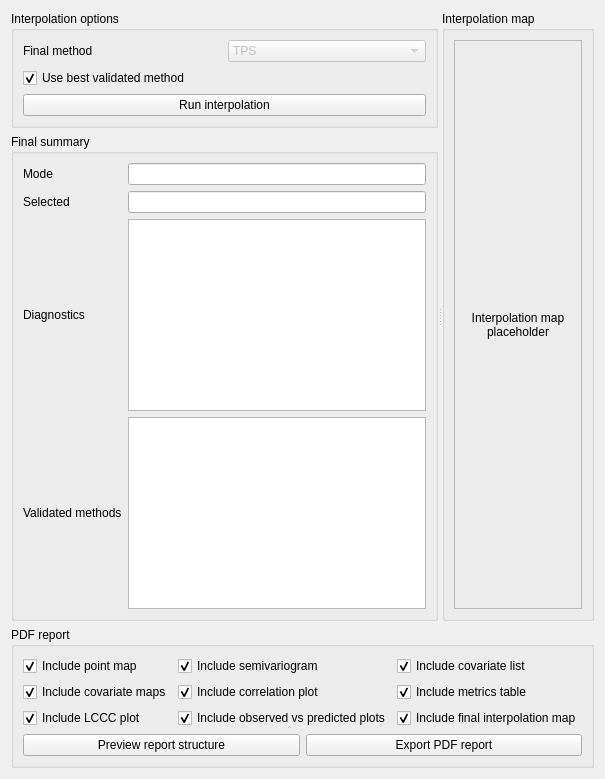
         <widget class="QWidget" name="tabFrameworkInterpolation">
          <attribute name="title">
           <string>Interpolation &amp; Report</string>
          </attribute>
          <layout class="QVBoxLayout" name="verticalLayout_frameworkInterpolation">
           <item>
            <widget class="QSplitter" name="splitterFrameworkFinalTop">
             <property name="orientation">
              <enum>Qt::Horizontal</enum>
             </property>
             <widget class="QWidget" name="pageFrameworkFinalLeft">
              <layout class="QVBoxLayout" name="verticalLayout_frameworkFinalLeft">
               <item>
                <widget class="QGroupBox" name="groupFrameworkInterpolationOptions">
                 <property name="title">
                  <string>Interpolation options</string>
                 </property>
                 <layout class="QGridLayout" name="gridLayout_frameworkInterpolationOptions">
                  <item row="0" column="0">
                   <widget class="QLabel" name="lblFrameworkFinalMethod">
                    <property name="text">
                     <string>Final method</string>
                    </property>
                   </widget>
                  </item>
                  <item row="0" column="1">
                   <widget class="QComboBox" name="cmbFrameworkFinalMethod">
                    <property name="enabled">
                     <bool>false</bool>
                    </property>
                    <item>
                     <property name="text">
                      <string>TPS</string>
                     </property>
                    </item>
                    <item>
                     <property name="text">
                      <string>IDW</string>
                     </property>
                    </item>
                    <item>
                     <property name="text">
                      <string>OK</string>
                     </property>
                    </item>
                    <item>
                     <property name="text">
                      <string>SVM</string>
                     </property>
                    </item>
                    <item>
                     <property name="text">
                      <string>RFE</string>
                     </property>
                    </item>
                    <item>
                     <property name="text">
                      <string>RK</string>
                     </property>
                    </item>
                   </widget>
                  </item>
                  <item row="1" column="0" colspan="2">
                   <widget class="QCheckBox" name="chkFrameworkUseBestMethod">
                    <property name="text">
                     <string>Use best validated method</string>
                    </property>
                    <property name="checked">
                     <bool>true</bool>
                    </property>
                   </widget>
                  </item>
                  <item row="2" column="0" colspan="2">
                   <widget class="QPushButton" name="btnFrameworkRunInterpolation">
                    <property name="text">
                     <string>Run interpolation</string>
                    </property>
                   </widget>
                  </item>
                 </layout>
                </widget>
               </item>
               <item>
                <widget class="QGroupBox" name="groupFrameworkFinalSummary">
                 <property name="title">
                  <string>Final summary</string>
                 </property>
                 <layout class="QGridLayout" name="gridLayout_frameworkFinalSummary">
                  <item row="0" column="0">
                   <widget class="QLabel" name="lblFrameworkSummaryModeTitle">
                    <property name="text">
                     <string>Mode</string>
                    </property>
                   </widget>
                  </item>
                  <item row="0" column="1">
                   <widget class="QLineEdit" name="txtFrameworkSummaryMode">
                    <property name="readOnly">
                     <bool>true</bool>
                    </property>
                   </widget>
                  </item>
                  <item row="1" column="0">
                   <widget class="QLabel" name="lblFrameworkSummaryWinnerTitle">
                    <property name="text">
                     <string>Selected</string>
                    </property>
                   </widget>
                  </item>
                  <item row="1" column="1">
                   <widget class="QLineEdit" name="txtFrameworkSummaryWinner">
                    <property name="readOnly">
                     <bool>true</bool>
                    </property>
                   </widget>
                  </item>
                  <item row="2" column="0">
                   <widget class="QLabel" name="lblFrameworkSummaryDiagnosticsTitle">
                    <property name="text">
                     <string>Diagnostics</string>
                    </property>
                   </widget>
                  </item>
                  <item row="2" column="1">
                   <widget class="QPlainTextEdit" name="txtFrameworkSummaryDiagnostics">
                    <property name="readOnly">
                     <bool>true</bool>
                    </property>
                   </widget>
                  </item>
                  <item row="3" column="0">
                   <widget class="QLabel" name="lblFrameworkSummaryMethodsTitle">
                    <property name="text">
                     <string>Validated methods</string>
                    </property>
                   </widget>
                  </item>
                  <item row="3" column="1">
                   <widget class="QPlainTextEdit" name="txtFrameworkSummaryMethods">
                    <property name="readOnly">
                     <bool>true</bool>
                    </property>
                   </widget>
                  </item>
                 </layout>
                </widget>
               </item>
              </layout>
             </widget>
             <widget class="QWidget" name="pageFrameworkFinalRight">
              <layout class="QVBoxLayout" name="verticalLayout_frameworkFinalRight">
               <item>
                <widget class="QGroupBox" name="groupFrameworkInterpolationMap">
                 <property name="title">
                  <string>Interpolation map</string>
                 </property>
                 <layout class="QVBoxLayout" name="verticalLayout_frameworkInterpolationMap">
                  <item>
                   <widget class="QFrame" name="frameFrameworkInterpolationMap">
                    <property name="frameShape">
                     <enum>QFrame::StyledPanel</enum>
                    </property>
                    <property name="frameShadow">
                     <enum>QFrame::Raised</enum>
                    </property>
                    <layout class="QVBoxLayout" name="verticalLayout_frameFrameworkInterpolationMap">
                     <item>
                      <widget class="QLabel" name="lblFrameworkInterpolationMapPlaceholder">
                       <property name="text">
                        <string>Interpolation map placeholder</string>
                       </property>
                       <property name="alignment">
                        <set>Qt::AlignCenter</set>
                       </property>
                       <property name="wordWrap">
                        <bool>true</bool>
                       </property>
                      </widget>
                     </item>
                    </layout>
                   </widget>
                  </item>
                 </layout>
                </widget>
               </item>
              </layout>
             </widget>
            </widget>
           </item>
           <item>
            <widget class="QGroupBox" name="groupFrameworkReport">
             <property name="title">
              <string>PDF report</string>
             </property>
             <layout class="QGridLayout" name="gridLayout_frameworkReport">
              <item row="0" column="0">
               <widget class="QCheckBox" name="chkFrameworkReportPointMap">
                <property name="text">
                 <string>Include point map</string>
                </property>
                <property name="checked">
                 <bool>true</bool>
                </property>
               </widget>
              </item>
              <item row="0" column="1">
               <widget class="QCheckBox" name="chkFrameworkReportSemivariogram">
                <property name="text">
                 <string>Include semivariogram</string>
                </property>
                <property name="checked">
                 <bool>true</bool>
                </property>
               </widget>
              </item>
              <item row="0" column="2">
               <widget class="QCheckBox" name="chkFrameworkReportCovariates">
                <property name="text">
                 <string>Include covariate list</string>
                </property>
                <property name="checked">
                 <bool>true</bool>
                </property>
               </widget>
              </item>
              <item row="1" column="0">
               <widget class="QCheckBox" name="chkFrameworkReportCovariateMaps">
                <property name="text">
                 <string>Include covariate maps</string>
                </property>
                <property name="checked">
                 <bool>true</bool>
                </property>
               </widget>
              </item>
              <item row="1" column="1">
               <widget class="QCheckBox" name="chkFrameworkReportCorrelationPlot">
                <property name="text">
                 <string>Include correlation plot</string>
                </property>
                <property name="checked">
                 <bool>true</bool>
                </property>
               </widget>
              </item>
              <item row="1" column="2">
               <widget class="QCheckBox" name="chkFrameworkReportMetricsTable">
                <property name="text">
                 <string>Include metrics table</string>
                </property>
                <property name="checked">
                 <bool>true</bool>
                </property>
               </widget>
              </item>
              <item row="2" column="0">
               <widget class="QCheckBox" name="chkFrameworkReportLCCCPlot">
                <property name="text">
                 <string>Include LCCC plot</string>
                </property>
                <property name="checked">
                 <bool>true</bool>
                </property>
               </widget>
              </item>
              <item row="2" column="1">
               <widget class="QCheckBox" name="chkFrameworkReportObsPred">
                <property name="text">
                 <string>Include observed vs predicted plots</string>
                </property>
                <property name="checked">
                 <bool>true</bool>
                </property>
               </widget>
              </item>
              <item row="2" column="2">
               <widget class="QCheckBox" name="chkFrameworkReportFinalMap">
                <property name="text">
                 <string>Include final interpolation map</string>
                </property>
                <property name="checked">
                 <bool>true</bool>
                </property>
               </widget>
              </item>
              <item row="3" column="0" colspan="3">
               <layout class="QHBoxLayout" name="horizontalLayout_frameworkReportButtons">
                <item>
                 <widget class="QPushButton" name="btnFrameworkPreviewReport">
                  <property name="text">
                   <string>Preview report structure</string>
                  </property>
                 </widget>
                </item>
                <item>
                 <widget class="QPushButton" name="btnFrameworkExportPDF">
                  <property name="text">
                   <string>Export PDF report</string>
                  </property>
                 </widget>
                </item>
               </layout>
              </item>
             </layout>
            </widget>
           </item>
          </layout>
         </widget>
